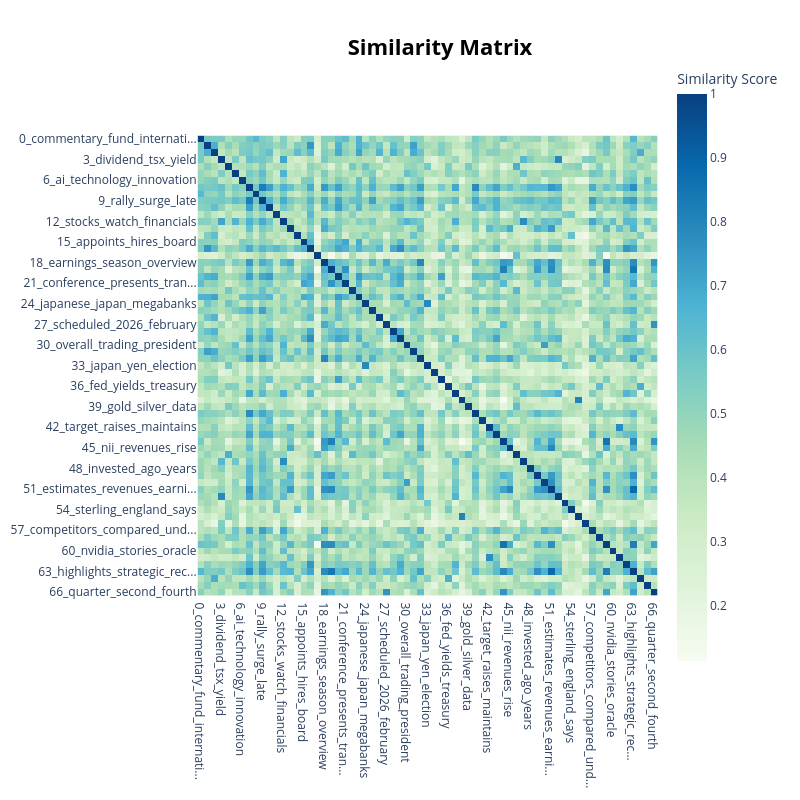

Here is the notebook cell this chart was saved with:
### Code cell
fig = topic_model.visualize_heatmap()
fig.show()

### Figure 1 — Plotly figure (JSON) as saved in the notebook; plotly's stock layout.template omitted (floating-point values rounded to 4 significant figures; data arrays with more than 128 entries replaced by an {"elided": "..."} marker saying what was removed)
{"data": [{"coloraxis": "coloraxis", "hovertemplate": "x: %{x}<br>y: %{y}<br>Similarity Score: %{z}<extra></extra>", "name": "0", "type": "heatmap", "x": ["0_commentary_fund_internati...", "1_stablecoin_crypto_blockch...", "2_loan_financing_energy", "3_dividend_tsx_yield", "4_china_chinese_stimulus", "5_afternoon_update_sector", "6_ai_technology_innovation", "7_valuation_recent_assessing", "8_etf_etfs_spdr", "9_rally_surge_late", "10_buyback_share_programme", "11_euro_comments_hungary", "12_stocks_watch_financials", "13_estimate_sales_eps", "14_mortgage_rates_lenders", "15_appoints_hires_board", "16_bank_defence_customers", "17_oil_opec_prices", "18_earnings_season_overview", "19_transcript_earnings_2025", "20_india_stake_polish", "21_conference_presents_tran...", "22_canadian_canada_canadians", "23_expand_partnership_river", "24_japanese_japan_megabanks", "25_narrative_shifting_analyst", "26_lawsuit_fined_compliance", "27_scheduled_2026_february", "28_nvcc_notes_announces", "29_recommendation_reiterate...", "30_overall_trading_president", "31_credit_private_card", "32_profit_profitability_rises", "33_japan_yen_election", "34_stab_notice_stabilization", "35_tsb_sabadell_takeover", "36_fed_yields_treasury", "37_value_better_vs", "38_receipts_equities_american", "39_gold_silver_data", "40_enxtpa_inga_enxtam", "41_voting_rights_registration", "42_target_raises_maintains", "43_neutral_downgrades_rating", "44_presentation_results_ear...", "45_nii_revenues_rise", "46_tariff_tariffs_trump", "47_buy_best_oct", "48_invested_ago_years", "49_groep_nv_earnings", "50_reported_expected_shares", "51_estimates_revenues_earni...", "52_dividend_stock_declares", "53_ufg_mitsubishi_zealand", "54_sterling_england_says", "55_asian_receipts_equities", "56_challenger_contender_cha...", "57_competitors_compared_und...", "58_ftse_100_iran", "59_presentation_results_wynn", "60_nvidia_stories_oracle", "61_receipt_increased_target", "62_trending_tickers_novo", "63_highlights_strategic_rec...", "64_borrowing_debt_bond", "65_quantum_computing_ibm", "66_quarter_second_fourth"], "xaxis": "x", "y": ["0_commentary_fund_internati...", "1_stablecoin_crypto_blockch...", "2_loan_financing_energy", "3_dividend_tsx_yield", "4_china_chinese_stimulus", "5_afternoon_update_sector", "6_ai_technology_innovation", "7_valuation_recent_assessing", "8_etf_etfs_spdr", "9_rally_surge_late", "10_buyback_share_programme", "11_euro_comments_hungary", "12_stocks_watch_financials", "13_estimate_sales_eps", "14_mortgage_rates_lenders", "15_appoints_hires_board", "16_bank_defence_customers", "17_oil_opec_prices", "18_earnings_season_overview", "19_transcript_earnings_2025", "20_india_stake_polish", "21_conference_presents_tran...", "22_canadian_canada_canadians", "23_expand_partnership_river", "24_japanese_japan_megabanks", "25_narrative_shifting_analyst", "26_lawsuit_fined_compliance", "27_scheduled_2026_february", "28_nvcc_notes_announces", "29_recommendation_reiterate...", "30_overall_trading_president", "31_credit_private_card", "32_profit_profitability_rises", "33_japan_yen_election", "34_stab_notice_stabilization", "35_tsb_sabadell_takeover", "36_fed_yields_treasury", "37_value_better_vs", "38_receipts_equities_american", "39_gold_silver_data", "40_enxtpa_inga_enxtam", "41_voting_rights_registration", "42_target_raises_maintains", "43_neutral_downgrades_rating", "44_presentation_results_ear...", "45_nii_revenues_rise", "46_tariff_tariffs_trump", "47_buy_best_oct", "48_invested_ago_years", "49_groep_nv_earnings", "50_reported_expected_shares", "51_estimates_revenues_earni...", "52_dividend_stock_declares", "53_ufg_mitsubishi_zealand", "54_sterling_england_says", "55_asian_receipts_equities", "56_challenger_contender_cha...", "57_competitors_compared_und...", "58_ftse_100_iran", "59_presentation_results_wynn", "60_nvidia_stories_oracle", "61_receipt_increased_target", "62_trending_tickers_novo", "63_highlights_strategic_rec...", "64_borrowing_debt_bond", "65_quantum_computing_ibm", "66_quarter_second_fourth"], "yaxis": "y", "z": {"elided": "67x67 float values"}}], "layout": {"coloraxis": {"colorbar": {"title": {"text": "Similarity Score"}}, "colorscale": [[0, "rgb(247,252,240)"], [0.125, "rgb(224,243,219)"], [0.25, "rgb(204,235,197)"], [0.375, "rgb(168,221,181)"], [0.5, "rgb(123,204,196)"], [0.625, "rgb(78,179,211)"], [0.75, "rgb(43,140,190)"], [0.875, "rgb(8,104,172)"], [1, "rgb(8,64,129)"]]}, "height": 800, "hoverlabel": {"bgcolor": "white", "font": {"family": "Rockwell", "size": 16}}, "legend": {"title": {"text": "Trend"}}, "margin": {"t": 60}, "showlegend": true, "title": {"font": {"color": "Black", "size": 22}, "text": "<b>Similarity Matrix</b>", "x": 0.55, "xanchor": "center", "y": 0.95, "yanchor": "top"}, "width": 800, "xaxis": {"anchor": "y", "constrain": "domain", "domain": [0, 1], "scaleanchor": "y"}, "yaxis": {"anchor": "x", "autorange": "reversed", "constrain": "domain", "domain": [0, 1]}}}
